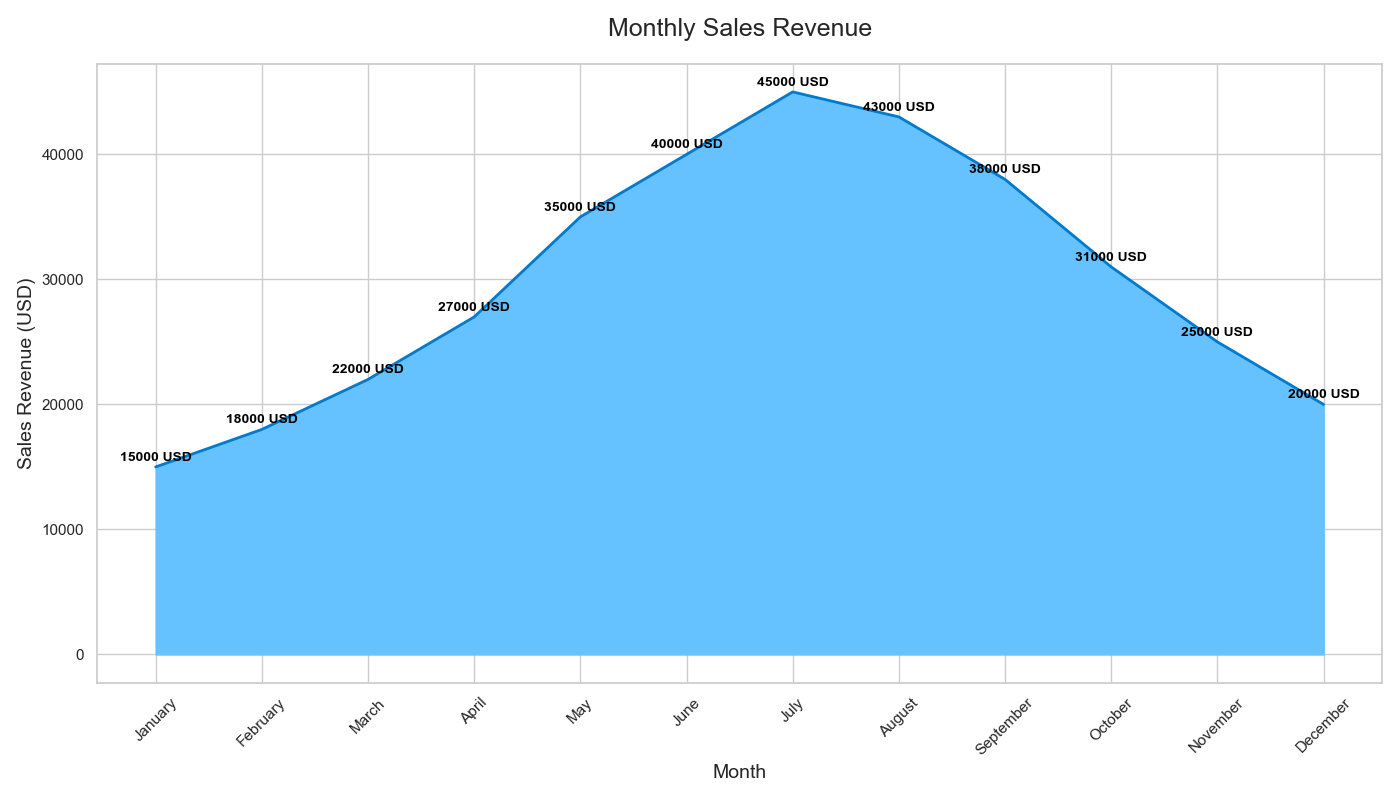

Generate this figure with Python:

import pandas as pd
import seaborn as sns
import matplotlib.pyplot as plt

# Create a DataFrame from the above data
data = pd.DataFrame({
    "Month": ["January", "February", "March", "April", "May", "June", 
              "July", "August", "September", "October", "November", "December"],
    "Sales_Revenue": [15000, 18000, 22000, 27000, 35000, 40000, 45000, 43000, 38000, 31000, 25000, 20000]
})

# Set the figure size for better clarity
plt.figure(figsize=(14, 8))

# Create an area plot
sns.set_theme(style="whitegrid")
ax = sns.lineplot(
    x="Month",
    y="Sales_Revenue",
    data=data,
    color="#007ACC",
    linewidth=2
)
ax.fill_between(data["Month"], data["Sales_Revenue"], color="#66C2FF")

# Add annotation
for i in range(data.shape[0]):
    plt.text(data["Month"][i], data["Sales_Revenue"][i] + 500, str(data["Sales_Revenue"][i]) + ' USD', 
             horizontalalignment='center', size='small', color='black', weight='semibold')

# Rotate the x-axis labels for better readability
plt.xticks(rotation=45)

# Set chart title and labels
ax.set_title('Monthly Sales Revenue', fontsize=18, pad=20)
ax.set_xlabel('Month', fontsize=14)
ax.set_ylabel('Sales Revenue (USD)', fontsize=14)

# Show the plot
plt.tight_layout()
plt.show()
